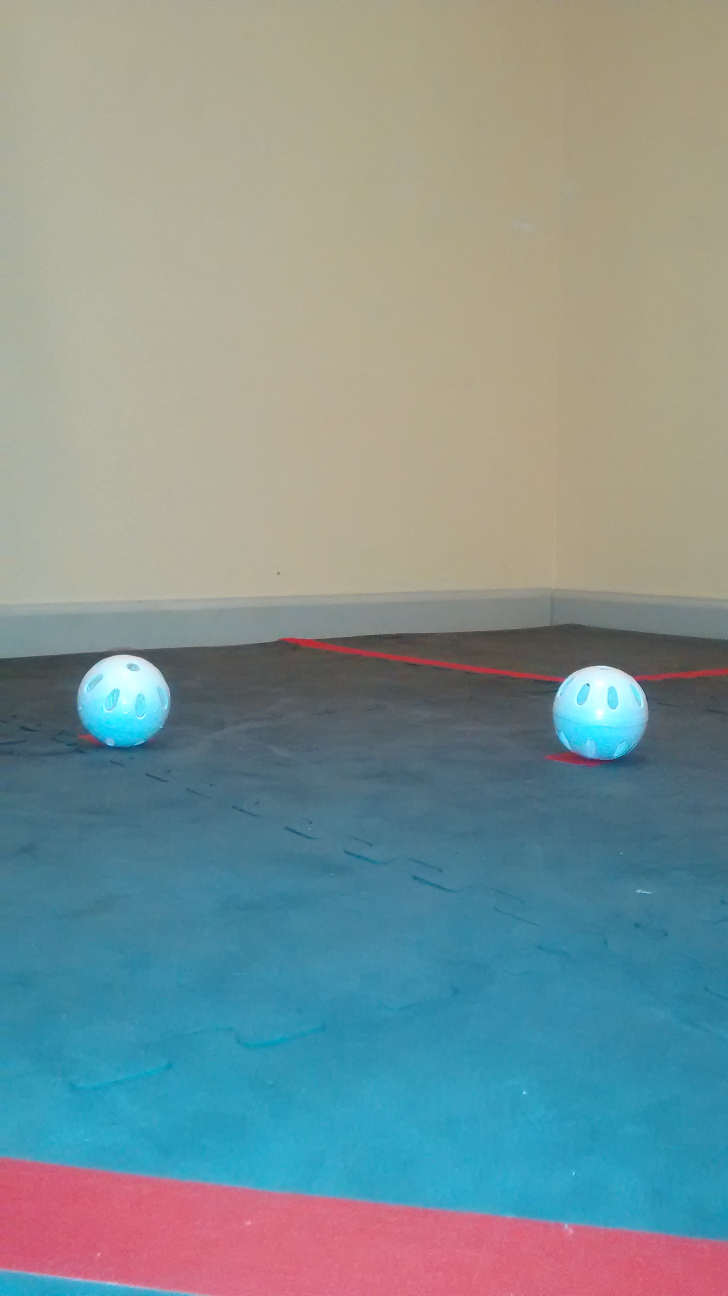
#> input picture images/IMG_20181021_145709232.jpg, 1456 x 2592 px, found by its file name (shown at 1/2 size)
$ python SilverFlashTest.py
#> lines starting #> are read from the running program, lines starting #| are printed output that depends on the picture; after the words box and inside, x2 and y2 are one past the last pixel; in counts of white or black regions, pixels touching at a corner belong together
#!/usr/bin/env python3
# -*- coding: utf-8 -*-
"""
Created on Fri Oct 12 19:40:59 2018

@author: amelie
"""

import numpy as np
import cv2
from matplotlib import pyplot as plt

#gets image
Silver = cv2.imread('/Users/amelie/PythonRoverRuckus/images/IMG_20181021_145709232.jpg')
#> Silver is the input picture: shape (2592, 1456, 3); mean B, G, R 147, 146.4, 127.7

#gets height, width and depth of pic
height, width, depth = Silver.shape
#> height = 2592; width = 1456; depth = 3

#resizes image to have less pixels
imagescale = 400/width
#> imagescale = 0.275
newheight, newwidth = int(height*imagescale), int(width*imagescale)
#> newheight = 712; newwidth = 400
newSilver = cv2.resize(Silver, (newwidth, newheight))
#plotting resized image and converting to RGB
#plt.imshow(cv2.cvtColor(newSilver, cv2.COLOR_BGR2RGB))
#defining gold in rgb colorspace. got this by inspecting the previous plot
silver = np.uint8([[[180, 15, 200]]])
#convert color to hsv
silver_hsv = cv2.cvtColor(silver, cv2.COLOR_RGB2HSV)
#convert image to hsv
newSilverHSV = cv2.cvtColor(newSilver, cv2.COLOR_BGR2HSV)
#> newSilverHSV: shape (712, 400, 3); mean H, S, V 67.5, 92.2, 167.6
#plt.subplot(221),plt.imshow(cv2.cvtColor(newSilver, cv2.COLOR_BGR2RGB))
plt.subplot(221), plt.imshow(newSilverHSV)

    # define range of gold color in HSV
    #picked numbers around the gold_hsv
lower_silver = np.array([90,20,130])
upper_silver = np.array([255,120,255])

# Threshold the HSV image to get only gold colors
mask = cv2.inRange(newSilverHSV, lower_silver, upper_silver)
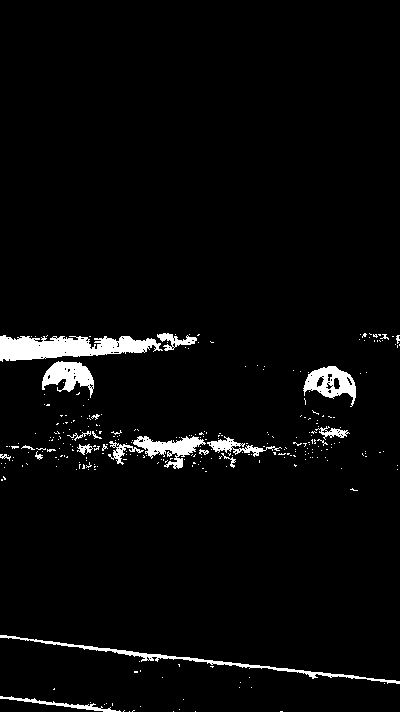
#> mask: shape (712, 400); 3.4% white; 296 white regions (275 under 20 px), largest, box (x1, y1, x2, y2) and area: (0, 335, 163, 362) 2738, (0, 635, 400, 684) 1259, (303, 366, 356, 407) 1048
plt.subplot(222), plt.imshow(mask , cmap = 'gray')

    # Bitwise-AND mask and original image
    #mask is black and white
    #bitwise_and puts the image behind the mask
    #in comp, we just need the black/white mask
res = cv2.bitwise_and(newSilver,newSilver, mask= mask)
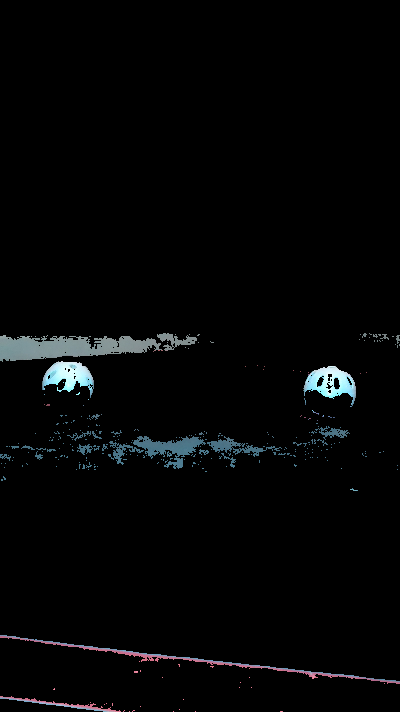
#> res: shape (712, 400, 3); mean B, G, R 5.7, 5.3, 4.5
plt.imshow(cv2.cvtColor(res, cv2.COLOR_HSV2RGB))

#plt.imshow(mask, cmap ="gray" , interpolation = "nearest")
plt.imshow(cv2.cvtColor(res, cv2.COLOR_BGR2RGB))


M = cv2.moments(mask)
#> M = moments, m00 2492115, centre m10/m00, m01/m00 = (152.2, 438.1)
#Finds the center of the cube
cX = int(M["m10"] / M["m00"])
#> cX = 152
cY = int(M["m01"] / M["m00"])
#> cY = 438
#finds the edges
#edges = cv2.Canny(mask, 100, 200)
#plt.imshow(edges, cmap = 'gray')


#erosion deletes islands
#dilations delete holes

kernel = np.ones((5,5), np.uint8)
erosion = cv2.erode(mask,kernel, iterations=1)
#> erosion: shape (712, 400); 0.93% white; 20 white regions (14 under 20 px), largest, box (x1, y1, x2, y2) and area: (0, 338, 115, 359) 1314, (45, 364, 89, 388) 432, (140, 439, 198, 453) 299, (306, 368, 354, 395) 282, (116, 338, 154, 351) 215, (216, 443, 229, 447) 35
dilation = cv2.dilate(erosion,kernel,iterations =1)
#> dilation: shape (712, 400); 1.8% white; 15 white regions, largest, box (x1, y1, x2, y2) and area: (0, 336, 156, 361) 2415, (43, 362, 91, 390) 896, (134, 437, 200, 455) 677
kernel = np.ones((20,20), np.uint8)
dilation1 = cv2.dilate(dilation,kernel,iterations =1)
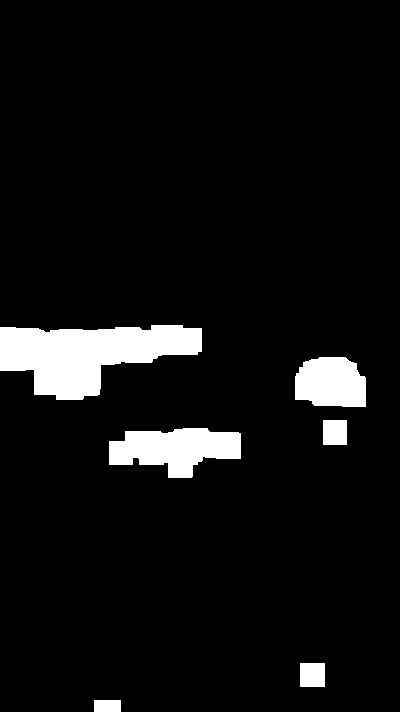
#> dilation1: shape (712, 400); 6.4% white; 6 white regions, box (x1, y1, x2, y2) and area: (0, 325, 202, 400) 9271, (109, 428, 241, 478) 4387, (295, 357, 366, 407) 3040, (323, 420, 347, 445) 600, (300, 663, 325, 687) 600, (94, 700, 121, 712) 324
erosion2 = cv2.erode(dilation1,kernel,iterations=1)
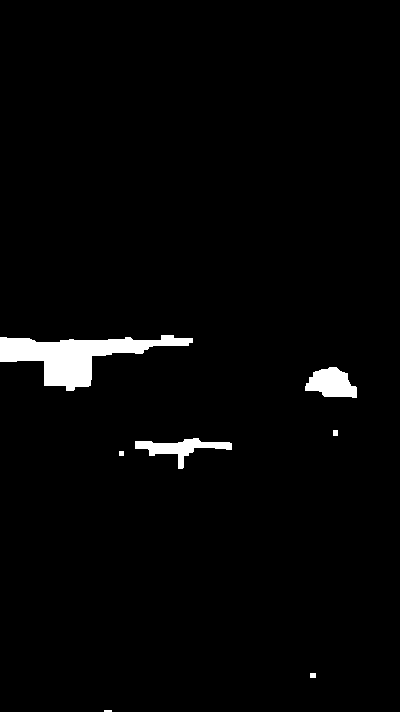
#> erosion2: shape (712, 400); 2.3% white; 7 white regions (1 under 20 px), largest, box (x1, y1, x2, y2) and area: (0, 335, 193, 391) 4410, (305, 367, 357, 398) 1102, (135, 438, 232, 469) 1040, (333, 430, 338, 436) 30, (310, 673, 316, 678) 30, (119, 451, 124, 456) 25
plt.imshow(erosion, cmap = 'gray')
plt.subplot(221), plt.imshow(cv2.cvtColor(Silver, cv2.COLOR_BGR2RGB))
plt.subplot(223), plt.imshow(mask , cmap = 'gray')
plt.subplot(224), plt.imshow(erosion2 , cmap = 'gray')
#plt.subplot(223), plt.imshow(erosion , cmap = 'gray')
#plt.subplot(224), plt.imshow(mask , cmap = 'gray')


#finds edges
edges = cv2.Canny(erosion2,100,200)
#> edges: shape (712, 400); 0.32% white in thin lines or dots, all inside (x1, y1, x2, y2) = (0, 334, 357, 712)
plt.subplot(221), plt.imshow(cv2.cvtColor(Silver, cv2.COLOR_BGR2RGB))
plt.title('Original Image'), plt.xticks([]), plt.yticks([])
plt.subplot(223),plt.imshow(erosion2,cmap = 'gray')
plt.title('Erosion Image'), plt.xticks([]), plt.yticks([])
plt.subplot(224),plt.imshow(edges,cmap = 'gray')
plt.title('Edge Image'), plt.xticks([]), plt.yticks([])

plt.show()
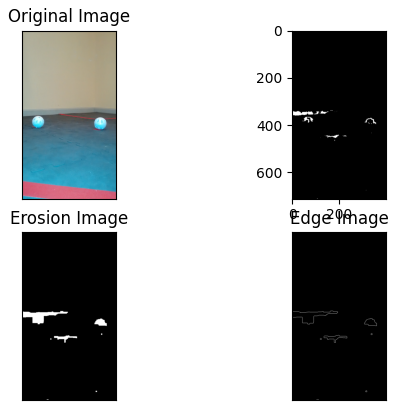
#> figure drawn by matplotlib, 4 panels


#finds circles
#img = cv2.imread('opencv_logo.png',0)

cimg = cv2.cvtColor(edges,cv2.COLOR_GRAY2BGR)
#copies a gray scale edges map to a bgr picture
circles = cv2.HoughCircles(edges,cv2.HOUGH_GRADIENT,10,200,param1=50,param2=30,minRadius=0,maxRadius=80)
#> circles = [[145, 405, 63], [335, 335, 61]]

circles = np.uint16(np.around(circles))

for i in circles[0,:]:
    # draw the outer circle
    cv2.circle(cimg,(i[0],i[1]),i[2],(0,255,0),2)
    # draw the center of the circle
    cv2.circle(cimg,(i[0],i[1]),2,(0,0,255),3)
#> this loop made 2 passes
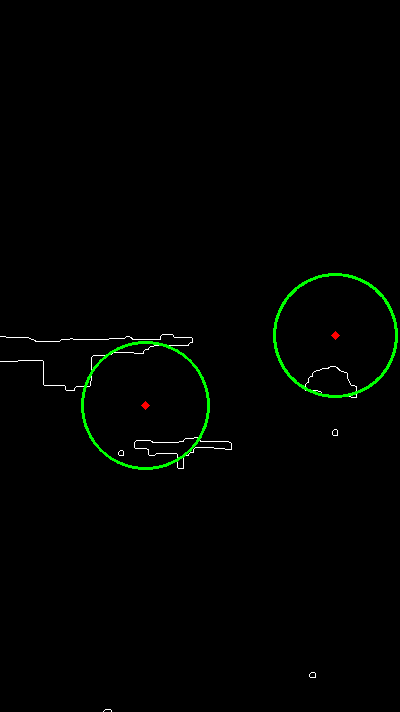
#> cimg: shape (712, 400, 3); mean B, G, R 0.7, 2.8, 0.8
plt.subplot(121), plt.imshow(cv2.cvtColor(Silver, cv2.COLOR_BGR2RGB))

plt.subplot(122), plt.imshow(cimg)
plt.show()
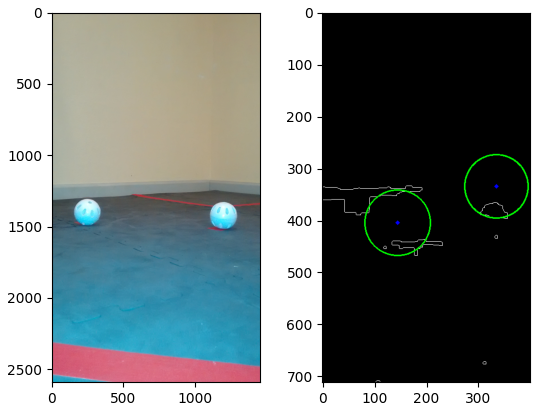
#> figure drawn by matplotlib, 2 panels; B, G, R data is drawn as R, G, B

$ run again, with images/IMG_20181021_145633731.jpg copied over images/IMG_20181021_145709232.jpg
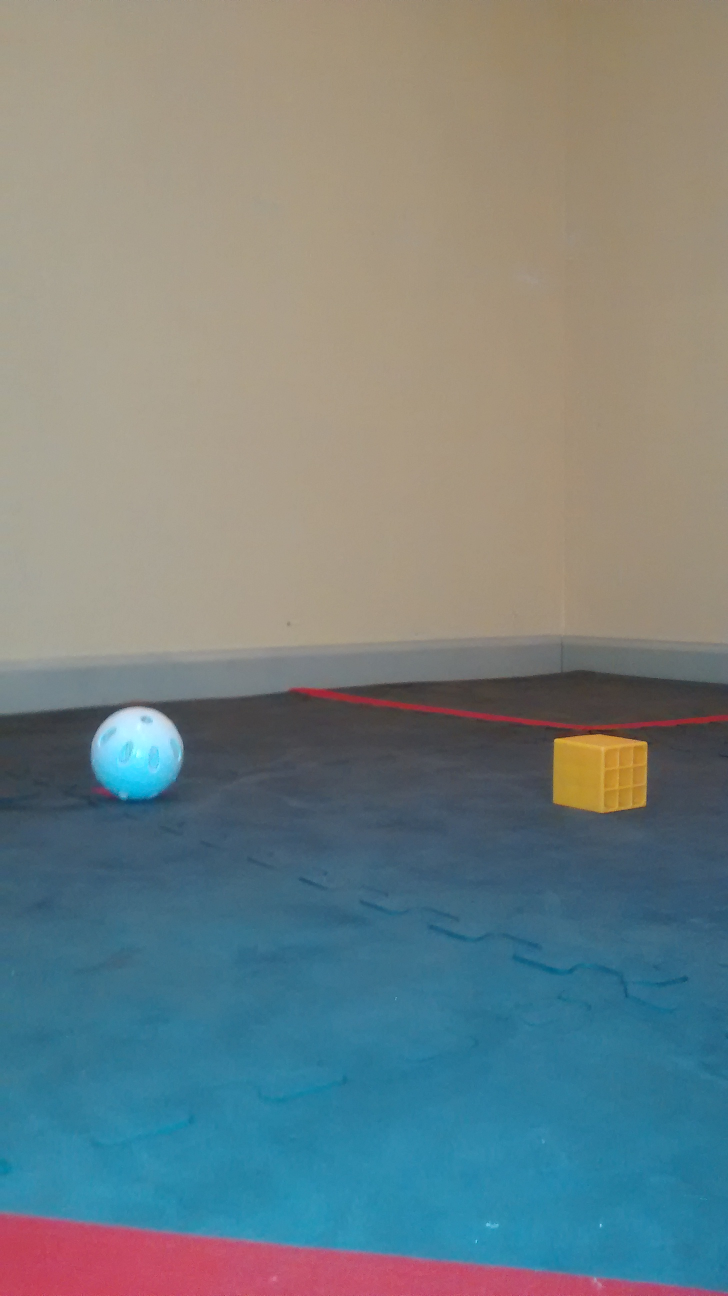
#> input picture images/IMG_20181021_145633731.jpg, 1456 x 2592 px, found by its file name (shown at 1/2 size)
#> Silver is the input picture: shape (2592, 1456, 3); mean B, G, R 130, 129.9, 117.2
#> newSilverHSV: shape (712, 400, 3); mean H, S, V 59.9, 93.2, 151.1
#> mask: shape (712, 400); 1.7% white; 33 white regions (30 under 20 px), largest, box (x1, y1, x2, y2) and area: (0, 364, 174, 391) 2840, (50, 389, 101, 424) 964, (0, 665, 400, 711) 961
#> M = moments, m00 1229610, centre m10/m00, m01/m00 = (95.87, 443.5)
#> cX = 95
#> cY = 443
#> erosion: shape (712, 400); 0.86% white; 6 white regions (3 under 20 px), largest, box (x1, y1, x2, y2) and area: (0, 367, 138, 389) 1898, (56, 391, 97, 411) 513, (147, 369, 155, 375) 30
#> dilation: shape (712, 400); 1.2% white; 3 white regions, box (x1, y1, x2, y2) and area: (0, 365, 140, 391) 2548, (50, 389, 99, 416) 874, (145, 367, 159, 377) 118
#> dilation1: shape (712, 400); 2.9% white; 1 white region, box (x1, y1, x2, y2) and area: (0, 356, 169, 426) 8239
#> erosion2: shape (712, 400); 1.5% white; 1 white region, box (x1, y1, x2, y2) and area: (0, 366, 160, 417) 4213
#> edges: shape (712, 400); 0.13% white in thin lines or dots, all inside (x1, y1, x2, y2) = (0, 365, 160, 417)
#> circles = [[115, 435, 74]]
#> the loop `for i in circles[0,:]:` made 1 pass
#> after the loop `for i in circles[0,:]:`:
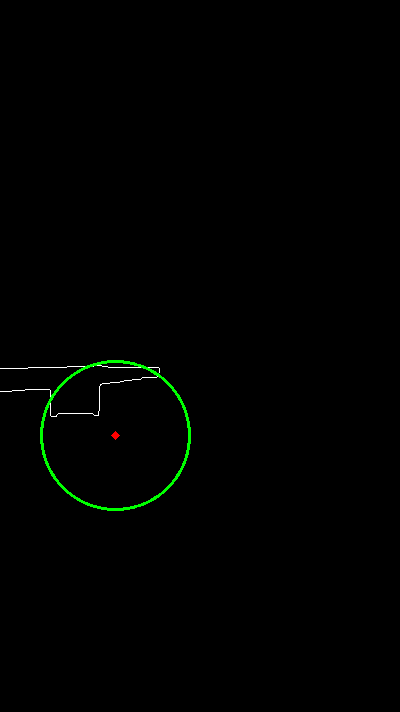
#> cimg: shape (712, 400, 3); mean B, G, R 0.3, 1.5, 0.4
#> `plt.show()`:
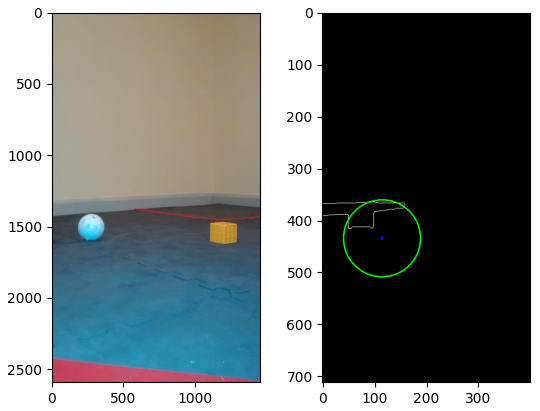
#> figure drawn by matplotlib, 2 panels; B, G, R data is drawn as R, G, B

$ run again, with images/IMG_20181021_145641275.jpg copied over images/IMG_20181021_145709232.jpg
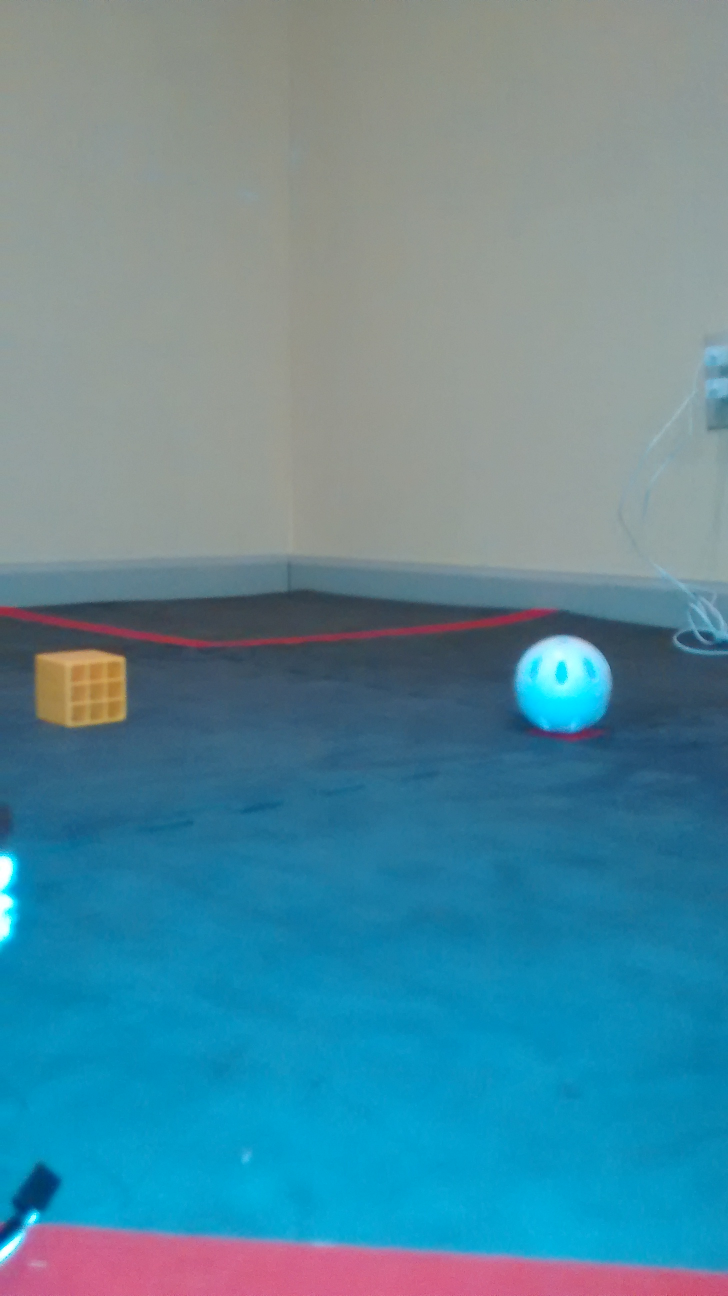
#> input picture images/IMG_20181021_145641275.jpg, 1456 x 2592 px, found by its file name (shown at 1/2 size)
#> Silver is the input picture: shape (2592, 1456, 3); mean B, G, R 154.4, 137.4, 88
#> newSilverHSV: shape (712, 400, 3); mean H, S, V 85.3, 115.9, 160.3
#> mask: shape (712, 400); 6.5% white; 179 white regions (162 under 20 px), largest, box (x1, y1, x2, y2) and area: (0, 137, 400, 349) 14304, (0, 672, 400, 702) 1954, (287, 349, 337, 378) 643
#> M = moments, m00 4720305, centre m10/m00, m01/m00 = (252.8, 330.3)
#> cX = 252
#> cY = 330
#> erosion: shape (712, 400); 3.3% white; 43 white regions (36 under 20 px), largest, box (x1, y1, x2, y2) and area: (185, 302, 400, 345) 3720, (0, 300, 156, 332) 3025, (342, 180, 400, 289) 1940
#> dilation: shape (712, 400); 5% white; 33 white regions (1 under 20 px), largest, box (x1, y1, x2, y2) and area: (173, 300, 400, 347) 5107, (0, 298, 158, 334) 3867, (340, 178, 400, 291) 3046
#> dilation1: shape (712, 400); 13.4% white; 7 white regions, largest, box (x1, y1, x2, y2) and area: (0, 85, 400, 382) 29421, (0, 663, 167, 710) 4765, (241, 679, 290, 704) 1193
#> erosion2: shape (712, 400); 6.2% white; 7 white regions, largest, box (x1, y1, x2, y2) and area: (0, 95, 400, 373) 16402, (0, 673, 158, 701) 950, (251, 689, 281, 695) 148
#> edges: shape (712, 400); 0.65% white in thin lines or dots, all inside (x1, y1, x2, y2) = (0, 94, 400, 701)
#> circles = [[225, 255, 74], [55, 605, 74], [365, 405, 63], [35, 405, 74], [275, 655, 41], [395, 125, 8]]
#> the loop `for i in circles[0,:]:` made 6 passes
#> after the loop `for i in circles[0,:]:`:
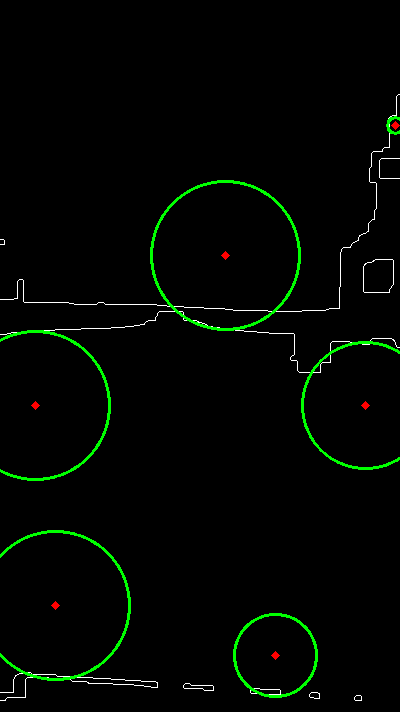
#> cimg: shape (712, 400, 3); mean B, G, R 1.5, 5.9, 1.7
#> `plt.show()`:
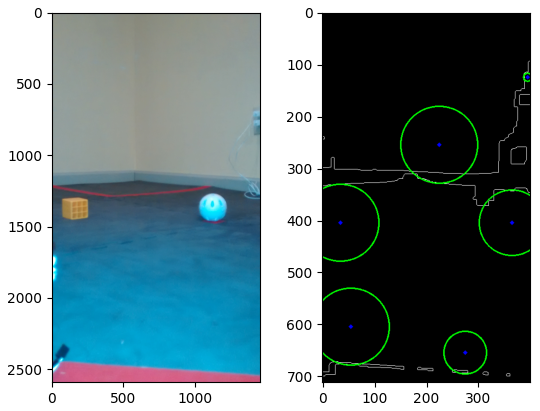
#> figure drawn by matplotlib, 2 panels; B, G, R data is drawn as R, G, B
